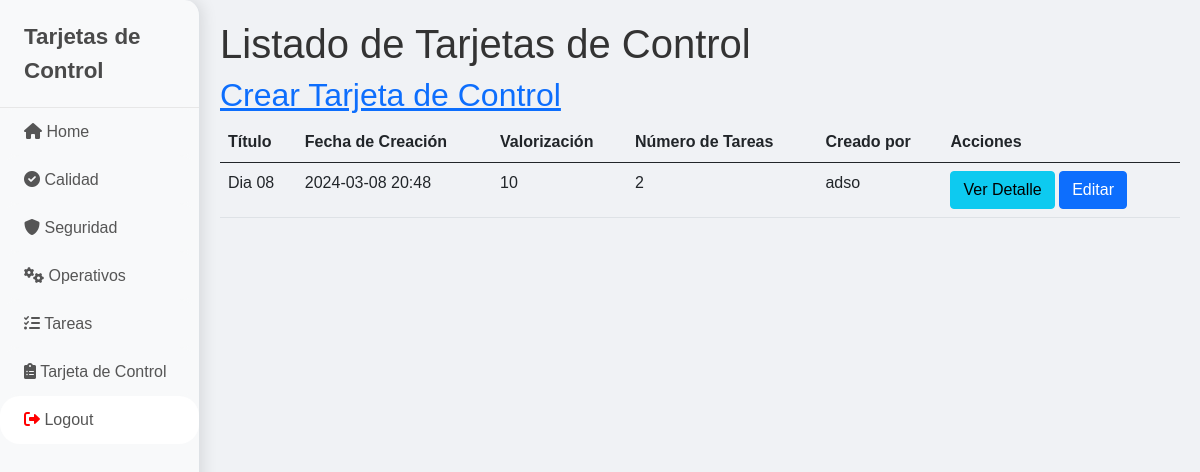
Before: /tarjetas_control/tarjetas-control/ (signed in) with the older database file.
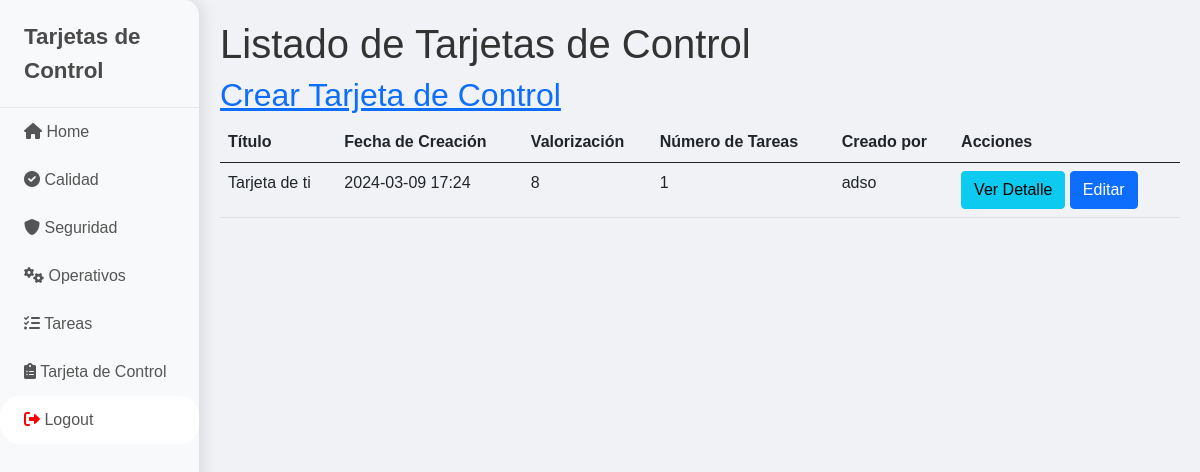
After: the same page with the newer database file.
### modelos/models.py (models this page shows, shortened)
class TarjetaDeControl(models.Model):
    titulo = models.CharField(max_length=100)
    fecha_creacion = models.DateTimeField(auto_now_add=True)
    valorizacion = models.IntegerField(validators=[MinValueValidator(1), MaxValueValidator(10)])
    tareas = models.ManyToManyField('Tarea', related_name='tarjetas_de_control')
    usuario = models.ForeignKey(User, on_delete=models.CASCADE, related_name='tarjetas_de_control')
    @property
    def num_tareas(self):
        return self.tareas.count()

### tarjetas_control/views.py (the view)
# urls.py: path('tarjetas-control/', views.listar_tarjetas_control, name='listar_tarjetas_control'),
@login_required
def listar_tarjetas_control(request):
    if request.user.userprofile.rol == 'jefe':
        tarjetas = TarjetaDeControl.objects.all().prefetch_related('tareas')
    else:
        tarjetas = TarjetaDeControl.objects.filter(usuario=request.user).prefetch_related('tareas')
    return render(request, 'listar_tarjetas_control.html', {'tarjetas': tarjetas})

### tarjetas_control/templates/listar_tarjetas_control.html (shortened to what this page needs)
{% extends 'base.html' %}
{% block content %}
<h1>Listado de Tarjetas de Control</h1>
<h2><a href="{%  url 'crear_tarjeta_control' %}">Crear Tarjeta de Control</a></h2>
<table class="table">
    <thead>
        <tr>
            <th>Título</th>
            <th>Fecha de Creación</th>
            <th>Valorización</th>
            <th>Número de Tareas</th>
            <th>Creado por</th>
            <th>Acciones</th>
        </tr>
    </thead>
    <tbody>
        {% for tarjeta in tarjetas %}
        <tr>
            <td>{{ tarjeta.titulo }}</td>
            <td>{{ tarjeta.fecha_creacion|date:"Y-m-d H:i" }}</td>
            <td>{{ tarjeta.valorizacion }}</td>
            <td>{{ tarjeta.num_tareas }}</td>
            <td>{{ tarjeta.usuario.username }}</td>
            <td>
                <a href="{% url 'detalle_tarjeta_control' tarjeta.id %}" class="btn btn-info">Ver Detalle</a>
                <a href="{% url 'editar_tarjeta_control' tarjeta.id %}" class="btn btn-primary">Editar</a>
            </td>
        </tr>
        {% endfor %}
    </tbody>
</table>
{% endblock %}

### core/templates/base.html (shortened to what this page needs)
<!DOCTYPE html>
<html lang="es">
<head>
    <link rel="stylesheet" href="https://cdn.jsdelivr.net/npm/bootstrap@5.0.2/dist/css/bootstrap.min.css">
    <link rel="stylesheet" href="https://cdnjs.cloudflare.com/ajax/libs/font-awesome/6.0.0-beta3/css/all.min.css">
</head>
<body hx-headers='{"X-CSRFToken": "{{ csrf_token }}"}'>
<div class="d-flex" id="wrapper">
    <div class="bg-light border-end" id="sidebar-wrapper">
        <div class="sidebar-heading">Tarjetas de Control</div>
        <div class="list-group list-group-flush">
            <a href="{% url 'home' %}" class="list-group-item list-group-item-action bg-light"><i class="fas fa-home"></i> Home</a>
            <a href="{% url 'calidad_index' %}" class="list-group-item list-group-item-action bg-light"><i class="fas fa-check-circle"></i> Calidad</a>
            <a href="{% url 'seguridad_index' %}" class="list-group-item list-group-item-action bg-light"><i class="fas fa-shield-alt"></i> Seguridad</a>
            <a href="{% url 'operativos_index' %}" class="list-group-item list-group-item-action bg-light"><i class="fas fa-cogs"></i> Operativos</a>
            <a href="{% url 'listar_tareas' %}" class="list-group-item list-group-item-action bg-light"><i class="fas fa-tasks"></i> Tareas</a>
            <a href="{% url 'listar_tarjetas_control' %}" class="list-group-item list-group-item-action bg-light"><i class="fas fa-clipboard-list"></i> Tarjeta de Control</a>
            {% if request.user.is_authenticated %}
                <a href="{% url 'logout' %}" class="list-group-item list-group-item-action" onclick="event.preventDefault(); document.getElementById('logout-form').submit();"><i class="fas fa-sign-out-alt" style="color: red;"></i> Logout</a>
            {% else %}
                <a href="{% url 'login' %}" class="list-group-item list-group-item-action"><i class="fas fa-sign-in-alt" style="color: green;"></i> Login</a>
            {% endif %}
        </div>
    </div>
    <div id="page-content-wrapper">
        <div class="container-fluid">
            {% block content %}{% endblock %}
        </div>
    </div>
</div>
</body>
</html>

### core/templates/base.html (style rules this page uses)
body { font-family: 'Arial', sans-serif; background-color: #f0f2f5; color: #333; }
#sidebar-wrapper { width: 200px; min-height: 100vh; background-color: #fefefe; border-right: 2px solid #e7e7e7; box-shadow: 3px 0px 15px rgba(0,0,0,0.1); border-radius: 0 15px 15px 0; }
#sidebar-wrapper .sidebar-heading { padding: 1.25rem 1.5rem; font-size: 1.4rem; font-weight: bold; color: #4a4a4a; border-bottom: 1px solid #e7e7e7; }
#sidebar-wrapper .list-group-item { padding: 0.75rem 1.5rem; border: none; border-radius: 20px; color: #555; transition: background-color 0.3s ease, box-shadow 0.3s ease; }
#page-content-wrapper { flex: 1; }
.container-fluid { padding: 20px; }

Changed rows visible on the page:
no longer on this page (row edited): TarjetaDeControl: titulo "Dia 08", fecha_creacion "2024-03-08 20:48", valorizacion "10", num_tareas "2", usuario.username "adso"
added TarjetaDeControl: titulo "Tarjeta de ti", fecha_creacion "2024-03-09 17:24", valorizacion "8", num_tareas "1", usuario.username "adso"
